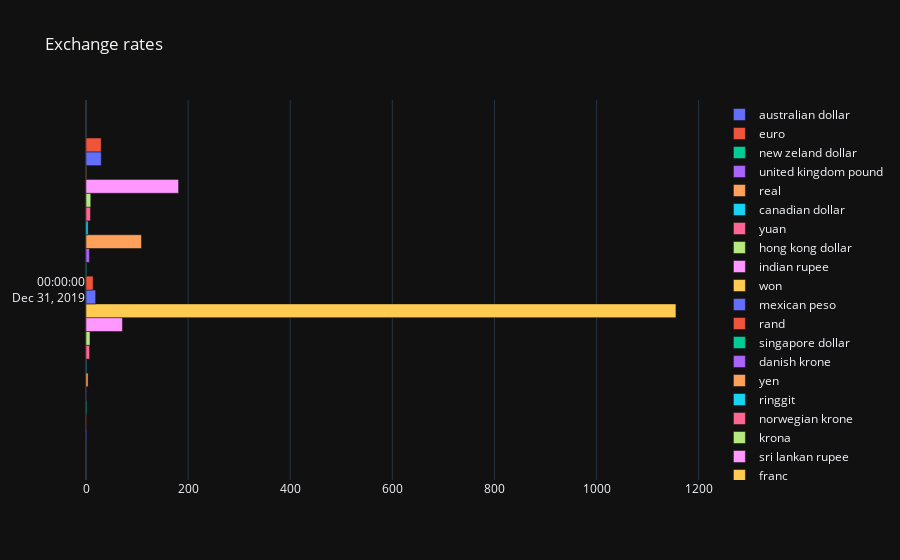

The code cell stored with this chart in its notebook:
### Code cell
temp = df.iloc[[-1],:]
data = [go.Bar(
    x = temp[colname],
    y = temp.index,
    name = colname,
    orientation = 'h'
)for colname in temp.columns]

layout = go.Layout(
    title = "Exchange rates",
    template = 'plotly_dark'
)

fig = go.Figure(data=data,layout=layout)
plo.iplot(fig)

### Figure 1 — Plotly figure (JSON) as saved in the notebook; plotly's stock layout.template omitted (floating-point values rounded to 4 significant figures)
{"data": [{"name": "australian dollar", "orientation": "h", "type": "bar", "x": ["1.4225"], "y": ["2019-12-31T00:00:00"]}, {"name": "euro", "orientation": "h", "type": "bar", "x": ["0.8907"], "y": ["2019-12-31T00:00:00"]}, {"name": "new zeland dollar", "orientation": "h", "type": "bar", "x": ["1.4826"], "y": ["2019-12-31T00:00:00"]}, {"name": "united kingdom pound", "orientation": "h", "type": "bar", "x": ["0.7536"], "y": ["2019-12-31T00:00:00"]}, {"name": "real", "orientation": "h", "type": "bar", "x": ["4.019"], "y": ["2019-12-31T00:00:00"]}, {"name": "canadian dollar", "orientation": "h", "type": "bar", "x": ["1.2962"], "y": ["2019-12-31T00:00:00"]}, {"name": "yuan", "orientation": "h", "type": "bar", "x": ["6.9618"], "y": ["2019-12-31T00:00:00"]}, {"name": "hong kong dollar", "orientation": "h", "type": "bar", "x": ["7.7894"], "y": ["2019-12-31T00:00:00"]}, {"name": "indian rupee", "orientation": "h", "type": "bar", "x": ["71.36"], "y": ["2019-12-31T00:00:00"]}, {"name": "won", "orientation": "h", "type": "bar", "x": ["1155.46"], "y": ["2019-12-31T00:00:00"]}, {"name": "mexican peso", "orientation": "h", "type": "bar", "x": ["18.86"], "y": ["2019-12-31T00:00:00"]}, {"name": "rand", "orientation": "h", "type": "bar", "x": ["13.973"], "y": ["2019-12-31T00:00:00"]}, {"name": "singapore dollar", "orientation": "h", "type": "bar", "x": ["1.3446"], "y": ["2019-12-31T00:00:00"]}, {"name": "danish krone", "orientation": "h", "type": "bar", "x": ["6.6554"], "y": ["2019-12-31T00:00:00"]}, {"name": "yen", "orientation": "h", "type": "bar", "x": ["108.67"], "y": ["2019-12-31T00:00:00"]}, {"name": "ringgit", "orientation": "h", "type": "bar", "x": ["4.0918"], "y": ["2019-12-31T00:00:00"]}, {"name": "norwegian krone", "orientation": "h", "type": "bar", "x": ["8.7823"], "y": ["2019-12-31T00:00:00"]}, {"name": "krona", "orientation": "h", "type": "bar", "x": ["9.3425"], "y": ["2019-12-31T00:00:00"]}, {"name": "sri lankan rupee", "orientation": "h", "type": "bar", "x": ["181.3"], "y": ["2019-12-31T00:00:00"]}, {"name": "franc", "orientation": "h", "type": "bar", "x": ["0.9677"], "y": ["2019-12-31T00:00:00"]}, {"name": "new taiwan dollar", "orientation": "h", "type": "bar", "x": ["29.91"], "y": ["2019-12-31T00:00:00"]}, {"name": "baht", "orientation": "h", "type": "bar", "x": ["29.75"], "y": ["2019-12-31T00:00:00"]}], "layout": {"title": {"text": "Exchange rates"}}}
